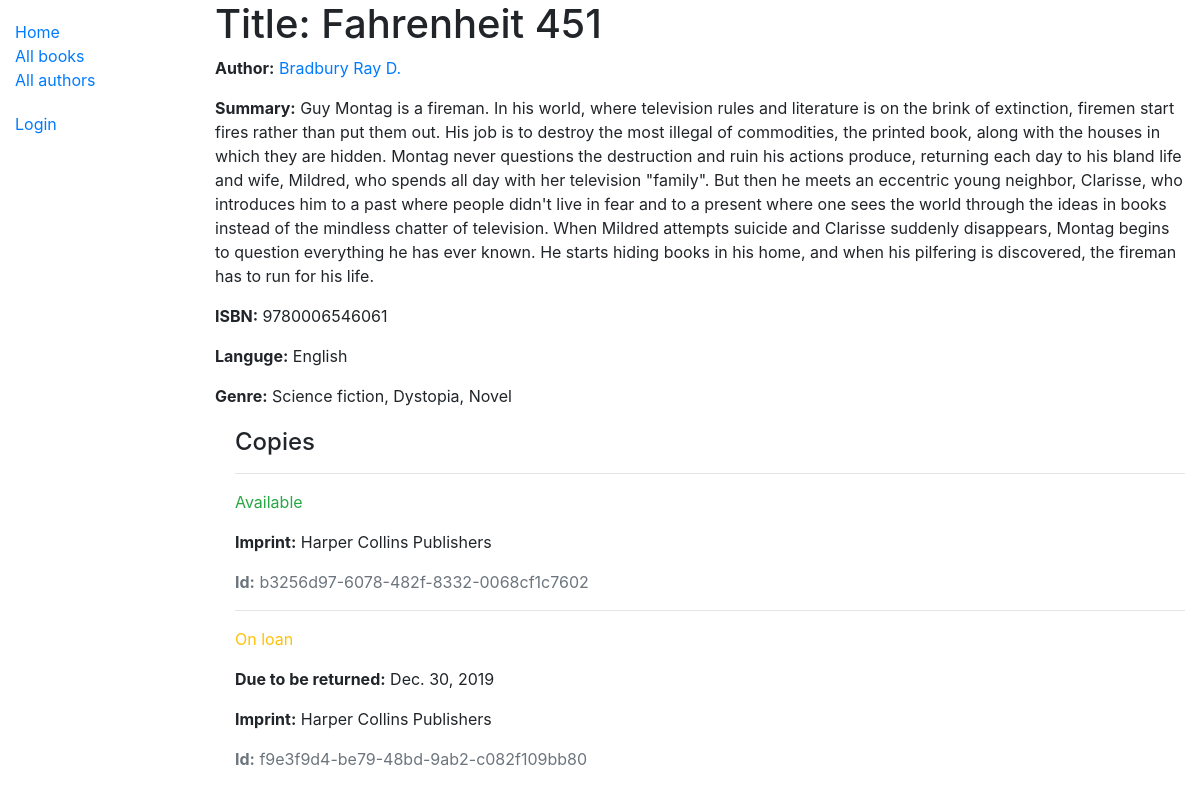
/catalog/book/1, run on the app's committed database.
### catalog/models.py (models this page shows, shortened)
class Book(models.Model):
    title = models.CharField(max_length=200)
    author = models.ForeignKey('Author', on_delete=models.SET_NULL, null=True)
    summary = models.TextField(max_length=1000, help_text="Введите краткое описание книги")
    isbn = models.CharField('ISBN', max_length=13, help_text='13 символов <a href="https://www.isbn-international.org/content/what-isbn">ISBN number</a>')
    genre = models.ManyToManyField(Genre, help_text="Выберите жанр для этой книги")
    language = models.ForeignKey(Language, on_delete=models.SET_NULL, null=True)
    def display_genre(self):
        """Создает строку для жанра. Это необходимо для отображения жанра в Admin"""
        return ', '.join([ genre.name for genre in self.genre.all()[:3] ])
    display_genre.short_description = 'Genre'
    class Meta:
        ordering = ['title']

class Author(models.Model):
    first_name = models.CharField(max_length=100)
    last_name = models.CharField(max_length=100)
    date_of_birth = models.DateField(null=True, blank=True)
    date_of_death = models.DateField('Died', null=True, blank=True)
    def __str__(self):
        return '{0} {1}'.format(self.last_name, self.first_name)
    class Meta:
        ordering = ['last_name']

class Language(models.Model):
    name = models.CharField(max_length=100, help_text="Введите язык книги (например, английский, французский, японский и т.д.)")
    def __str__(self):
        return self.name

class Genre(models.Model):
    name = models.CharField(max_length=200, help_text="Введите жанр книги (например науч. фантастика, документалистика)")
    def __str__(self):
        return self.name

class BookInstance(models.Model):
    id = models.UUIDField(primary_key=True, default=uuid.uuid4, help_text="Уникальный ID для конкретной книги во всей библиотеке")
    book = models.ForeignKey('Book', on_delete=models.SET_NULL, null=True)
    imprint = models.CharField(max_length=200)
    due_back = models.DateField(null=True, blank=True)
    borrower = models.ForeignKey(User, on_delete=models.SET_NULL, null=True, blank=True)
    LOAN_STATUS = (
        ('m', 'Maintenance'),
        ('o', 'On loan'),
        ('a', 'Available'),
        ('r', 'Reserved'),
    )
    status = models.CharField(max_length=1, choices=LOAN_STATUS, blank=True, default='m', help_text='Доступность книги')
    class Meta:
        ordering = ["due_back"]
        permissions = (("can_mark_returned", "Set book as returned"),)

### catalog/views.py (the view)
# urls.py: path('book/<int:pk>', views.BookDetailView.as_view(), name='book-detail'),
class BookDetailView(generic.DetailView):
    model = Book

### catalog/templates/catalog/book_detail.html
{% extends 'base_generic.html' %}
{% block content %}
    <h1>Title: {{ book.title }}</h1>
    <p><strong>Author:</strong><a href="{% url 'author-detail' book.author.pk %}"> {{ book.author }}</a></p>
    <p><strong>Summary:</strong> {{ book.summary }}</p>
    <p><strong>ISBN:</strong> {{ book.isbn }}</p>
    <p><strong>Languge:</strong> {{ book.language }}</p>
    <p><strong>Genre:</strong> {% for genre in book.genre.all %} {{ genre }}{% if not forloop.last %}, {% endif %}{% endfor %}</p>
    <div style="margin-left: 20px; margin-top: 20px">
        <h4>Copies</h4>
        {% for copy in book.bookinstance_set.all %}
        <hr>
        <p class="{% if copy.status == 'a' %}text-success{% elif copy.status == 'd' %}text-danger{% else %}text-warning{% endif %}">{{ copy.get_status_display }}</p>
        {% if copy.status != 'a' %}<p><strong>Due to be returned:</strong> {{ copy.due_back}}</p>{% endif %}
        <p><strong>Imprint:</strong> {{ copy.imprint}}</p>
        <p class="text-muted"><strong>Id:</strong> {{ copy.id}}</p>
        {% endfor %}
    </div>
{% endblock %}

### data on the page
Book: title "Fahrenheit 451", author "Bradbury Ray D.", summary "Guy Montag is a fireman. In his world, where television rules and literature is on the brink of extinction, firemen start fires rather than put them out. His job is to destroy the most illegal of commodities, the printed book, along with the houses in which they are hidden. Montag never questions the destruction and ruin his actions produce, returning each day to his bland life and wife, Mildred, who spends all day with her television \"family\". But then he meets an eccentric young neighbor, Clarisse, who introduces him to a past where people didn't live in fear and to a present where one sees the world through the ideas in books instead of the mindless chatter of television. When Mildred…", isbn "9780006546061", language "English"
Genre: name "Science fiction"
Genre: name "Dystopia"
Genre: name "Novel"
BookInstance: status "Available", imprint "Harper Collins Publishers", id "b3256d97-6078-482f-8332-0068cf1c7602"
BookInstance: status "On loan", due_back "Dec. 30, 2019", imprint "Harper Collins Publishers", id "f9e3f9d4-be79-48bd-9ab2-c082f109bb80"
